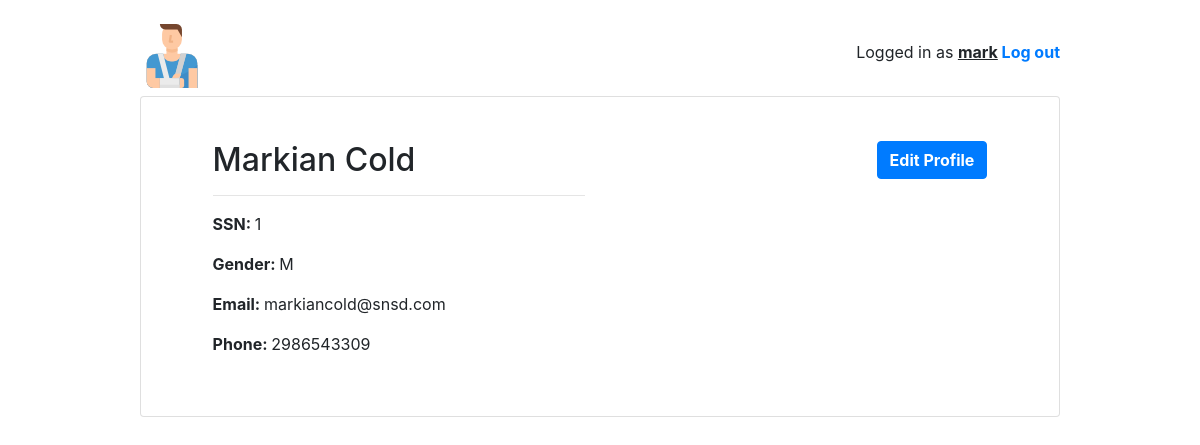
The page /home/patient/pro/profile/4 (signed in) on the database its author committed.
### home/models.py (models this page shows, shortened)
class User(AbstractUser):
    is_patient = models.BooleanField(default=False)
    is_doctor = models.BooleanField(default=False)
    is_pharmacist = models.BooleanField(default=False)

class Patient(models.Model):
    GENDER_CHOICES = [('M', 'Male'), ('F', 'Female')]
    user = models.OneToOneField(User, on_delete=models.CASCADE)
    ssn = models.IntegerField('SSN', blank=False, primary_key=True)
    first_name = models.CharField('First Name', max_length=50, blank=False)
    last_name = models.CharField('Last Name', max_length=50, blank=False)
    email = models.EmailField('Email', max_length=40, blank=True, null=True, unique=True)
    gender = models.CharField(max_length=3, choices=GENDER_CHOICES, default='M')
    phone = models.IntegerField('Phone Number', blank=True, null=True)
    class Meta:
        ordering = ['ssn']

### home/views/patient.py (the view)
# urls.py: path('pro/profile/<int:pk>', patient.PatientProfileView.as_view(), name='patient_profile'),
@method_decorator([login_required, patient_required], name='dispatch')
class PatientProfileView(DetailView):
    model = Patient
    template_name = 'home/patient/patient_profile.html'

### home/templates/home/patient/patient_profile.html
<!DOCTYPE html>
{% extends "base.html" %}
{% block content %}
<div class="container my-4">
  <div class="row justify-content-center">
    <div class="col-md-11 col-sm-20">
      <div class="row">
        <div class="col-6">
            <h2>{{ user.first_name }} {{ user.last_name}}</h2>
            <hr>
            <p><strong>SSN: </strong> {{ user.patient.ssn }}</p>
            <p><strong>Gender: </strong>{{ user.patient.gender }}</p>
            <p><strong>Email: </strong>{{ user.patient.email }}</p>
            <p><strong>Phone: </strong>{{user.patient.phone}}</p>
        </div>
        <div class="col-6 text-right">
            <a href="{% url 'patient:patient_edit' user.patient.ssn user.patient.ssn%}" class="btn btn-primary" role="button"><strong>Edit Profile</strong></a>
        </div>
      </div>
     </div>
  </div>
</div>
{% endblock %}

### templates/base.html (shortened to what this page needs)
<!DOCTYPE html>
{% load static %}
<html lang="en">
<head>
    <link rel="stylesheet" href="https://maxcdn.bootstrapcdn.com/bootstrap/4.0.0/css/bootstrap.min.css">
    <link rel="stylesheet" type="text/css" href="{% static 'vendor/fontello-2f186091/css/fontello.css' %}">
    <link rel="stylesheet" type="text/css" href="{% static 'css/app.css' %}">
    {% if user.is_authenticated and user.is_patient %}
        <link rel="stylesheet" type="text/css" href="{% static 'css/patients.css' %}">
    {% elif user.is_authenticated and user.is_doctor %}
        <link rel="stylesheet" type="text/css" href="{% static 'css/doctors.css' %}">
    {% elif user.is_authenticated and user.is_pharmacist %}
        <link rel="stylesheet" type="text/css" href="{% static 'css/pharmacist.css' %}">
    {% else %}
        <link rel="stylesheet" type="text/css" href="{% static 'css/all.css' %}">
    {% endif %}
</head>
<body>
<div class="container my-4">
  <div class="row justify-content-center">
    <div class="col-md-10 col-sm-12">
      <div class="row">
        <div class="col-6">
            {% if user.is_authenticated and user.is_doctor %}
                <h1 class="logo"><a href="{% url 'index' %}"><img src="{% static 'images/doctor.png' %}"></a></h1>
            {% elif user.is_authenticated and user.is_patient %}
                <h1 class="logo"><a href="{% url 'index' %}"><img src="{% static 'images/patient.png' %}"></a></h1>
            {% elif user.is_authenticated and user.is_pharmacist %}
                <h1 class="logo"><a href="{% url 'index' %}"><img src="{% static 'images/phar.png' %}"></a></h1>
            {% else %}
                <h1 class="logo"><a href="{% url 'index' %}"><img src="{% static 'images/medical-history.png' %}"></a></h1>
            {% endif %}
        </div>
        <div class="col-6 text-right">
          {% if user.is_authenticated %}
            <p class="pt-3">Logged in as <strong><u>{{ user.username }}</u> <a href="{% url 'logout' %}">Log out</a></strong></p>
          {% else %}
            <a href="{% url 'login' %}" class="btn btn-light" role="button">Log in</a>
            <a href="{% url 'signup' %}" class="btn btn-primary" role="button">Sign up</a>
          {% endif %}
        </div>
      </div>
      <div class="card mb-3">
        <div class="card-body">
          {% block content %}
          {% endblock %}
        </div>
      </div>
    </div>
  </div>
</div>
</body>
</html>

### home/static/css/app.css (style rules this page uses)
.logo { font-family: 'Clicker Script', cursive; }
.logo a { color: #212529; text-decoration: none; }

### home/static/css/patients.css (style rules this page uses)
body { background-image: url( http://api.thumbr.it/whitenoise-361x370.png?); }

### rows shown on the page
User: username "mark", first_name "Markian", last_name "Cold", patient.ssn "1", patient.gender "M", patient.email "markiancold@snsd.com", patient.phone "2986543309"
